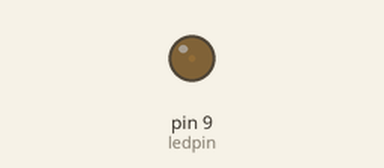
Bench run of a sketch on a simulated Arduino Uno, built with avr-gcc and run on an emulated ATmega328P. Parts: output pins drawn as LEDs (lit = HIGH).

Above: at 0.05 s.
At 5.25 s:
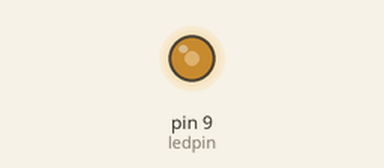
At 9.75 s:
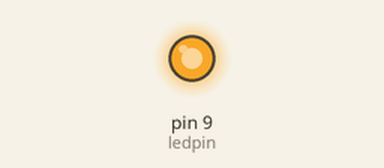
At 19.55 s:
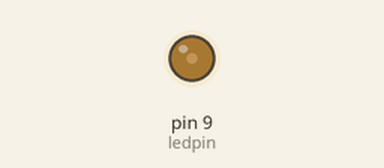
Timing chart, 0 to 29.6 s (numbered marks = the images above):
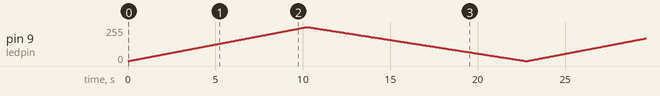

The sketch:

fading.ino
```cpp
int ledpin = 9;
void setup() {
  // put your setup code here, to run once:
  pinMode(ledpin,OUTPUT);
}

void loop() {
  // put your main code here, to run repeatedly:
  for(int i =0 ;i<256;i++)
  {
    analogWrite(ledpin,i);
    delay(40);
  }
  for(int j = 255;j>=0;j--)
  {
    analogWrite(ledpin,j);
    delay(49);
  }
}
```
